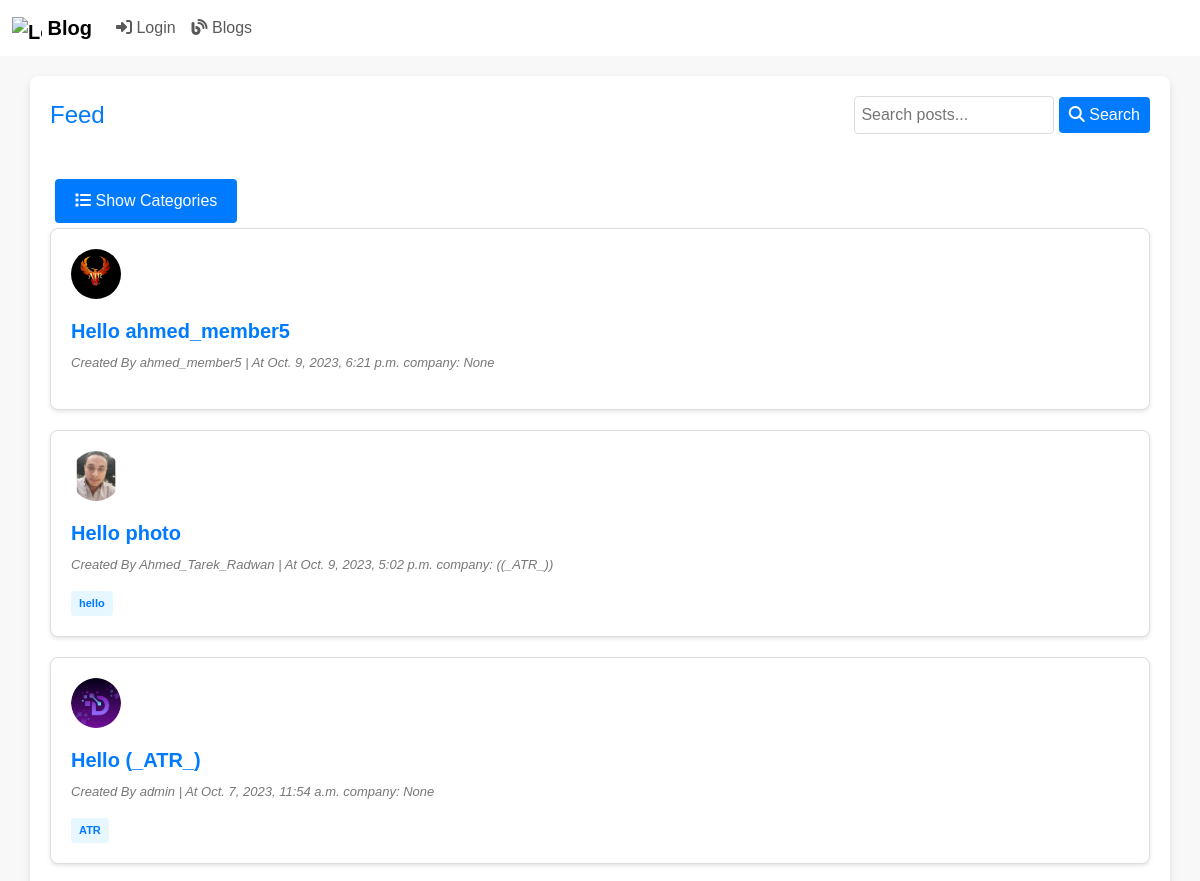
The page /blog/ (upper part) on the database as committed earlier.
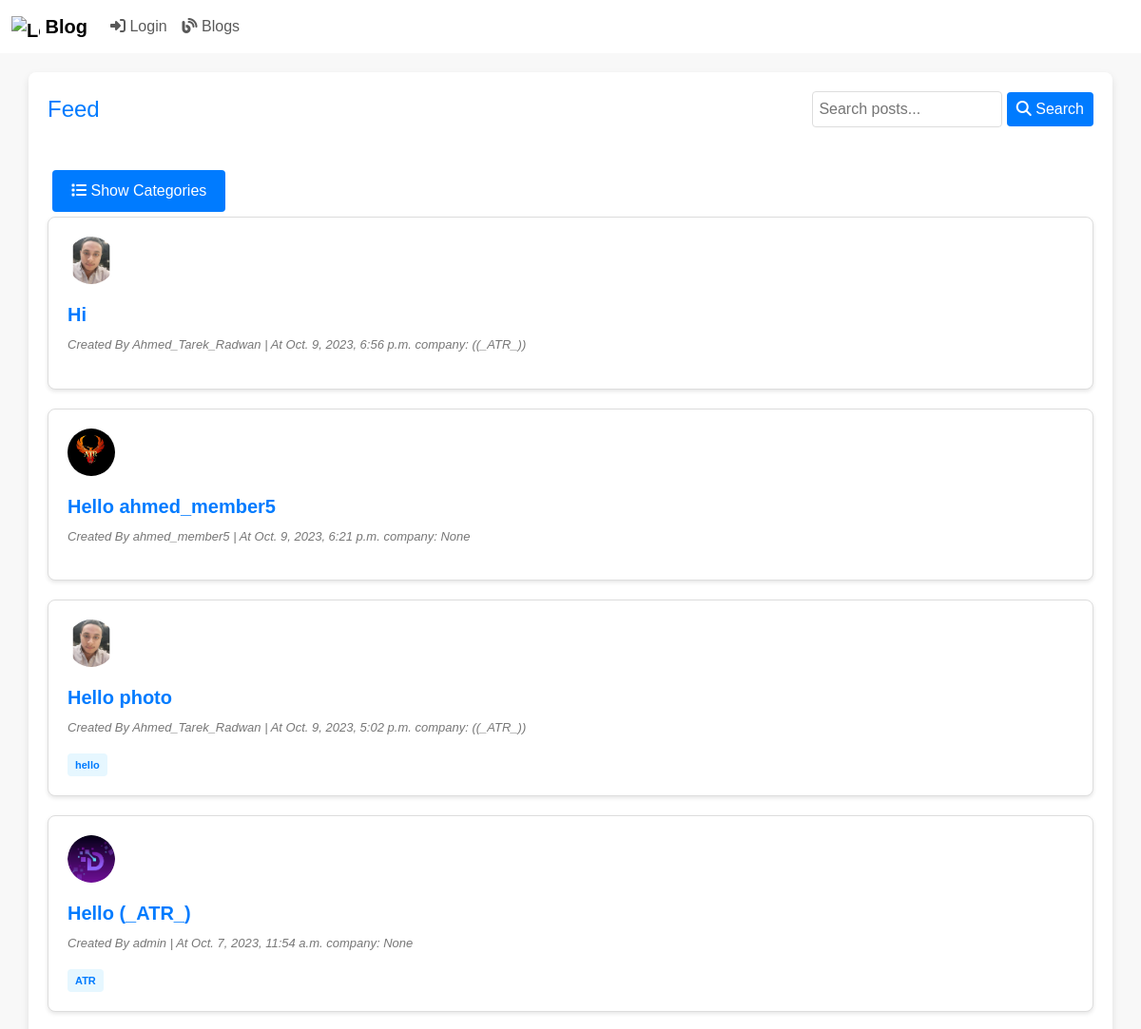
The same page on the database as committed later.
### myApp/models.py (models this page shows, shortened)
class Blog(models.Model):
  ID = models.BigAutoField(auto_created = True, primary_key=True, verbose_name="ID")
  title = models.CharField(max_length=200)
  content = models.TextField()
  author = models.ForeignKey(User, on_delete=models.CASCADE, blank=False)
  created_at = models.DateTimeField(auto_now_add=True, blank=True)
  updated_at = models.DateTimeField(auto_now=True)
  is_draft = models.BooleanField(default=True)
  publish_status = models.CharField(max_length=10, choices=[('draft', 'Draft'), ('published', 'Published')], default='draft')
  tags = models.ManyToManyField(Tag,related_name="tag_posts")
  categories = models.ManyToManyField(Category)
  company = models.ForeignKey(Company, on_delete=models.SET_NULL, blank=True, null=True)

class UserProfile(models.Model):
  user = models.OneToOneField(User, on_delete=models.CASCADE)
  company = models.ForeignKey(Company, on_delete=models.SET_NULL, blank=True, null=True)
  auth_level = models.CharField(max_length=10, null=True, choices=[('viewer', 'Viewer'), ('member', 'Member'), ('admin', 'Admin'), ('manager', 'Manager')], default="Member")
  groups = models.ForeignKey(Group, on_delete=models.SET_NULL, null=True, blank=True)
  photo = models.ImageField(upload_to='profile_photos/', blank=True, null=True)

class Company(models.Model):
  ID = models.BigAutoField(auto_created = True, primary_key=True, verbose_name="ID")
  name = models.CharField(max_length=30)
  manager = models.ForeignKey(User, on_delete=models.CASCADE, blank=False)
  location = models.CharField(max_length=100, null=True, blank=True)
  description = models.TextField(null=True, blank=True)
  def __str__(self):
    return self.name

class Tag(models.Model):
  category  = models.ManyToManyField(Category,related_name='tags')
  tag_name  = models.CharField(max_length=100)

### myApp/views.py (the view)
# urls.py: path("blog/", views.showBlogs, name="showBlogs"),
def showBlogs(request):
    query = request.GET.get('q')
    blogs = Blog.objects.filter(publish_status="published").order_by("-created_at")
    categories = Category.objects.all()
    if query:
        blogs = blogs.filter(Q(title__icontains=query) | Q(content__icontains=query))
    context = {"Blogs": blogs, "query": query,'categories': categories,}
    return render(request, "Blog/home.html", context)

### myApp/templates/Blog/home.html (shortened to what this page needs)
<!DOCTYPE html>
<html lang="en">
{% load static %} {% load crispy_forms_tags %}
<head>
    <link href="{% static 'css/bootstrap.css' %}" rel="stylesheet">
    <link href="{% static 'css/home.css' %}" rel="stylesheet">
    <link rel="stylesheet" href="https://cdnjs.cloudflare.com/ajax/libs/font-awesome/6.1.0/css/all.min.css">
</head>
<body>
    {% include "Blog/blogNavBar.html" %}
    <div class="container">
        <div class="header-search">
			<h1>Feed</h1>
			<form method="get" class="search-form">
				<input type="search" name="q" placeholder="Search posts..." {% if query %}value="{{ query }}"{% endif %}>
				<button type="submit"><i class="fas fa-search"></i> Search</button>
			</form>
		</div>
        <button class="toggle-button" onclick="toggleCategories()">
            <i class="fas fa-list"></i> Show Categories
        </button>
        {% for blog in Blogs %}
        <div class="blog-card">
            {% if blog.author.userprofile.photo %}
            <div class="header-search">
            <div class="user-photo">
                <img src="{{ blog.author.userprofile.photo.url }}" alt="{{ blog.author.username }}">
            </div>
        </div>
            {% endif %}
            <h4><a href="{% url "blogPage" id=blog.ID %}" style="color: #007bff;">{{ blog.title|capfirst }}</a></h4>
            <div class="meta-info">
                <p class="meta-info">Created By {{ blog.author.username }} | At {{ blog.created_at }} company: {{ blog.author.userprofile.company }}</p>
            </div>
            <div class="tags">
                {% if blog.tags.all %}
                {% for tag in blog.tags.all %}
                <a href="{% url "tagposts" tag.pk %}" class="tag">{{ tag.tag_name }}</a>
                {% endfor %}
                {% endif %}
            </div>
        </div>
        {% endfor %}
    </div>
</body>
</html>

Rows that differ between the two databases and show on the page:
added Blog: author.userprofile.photo (picture), title "Hi", author.username "Ahmed_Tarek_Radwan", created_at "Oct. 9, 2023, 6:56 p.m.", author.userprofile.company "((_ATR_))"
